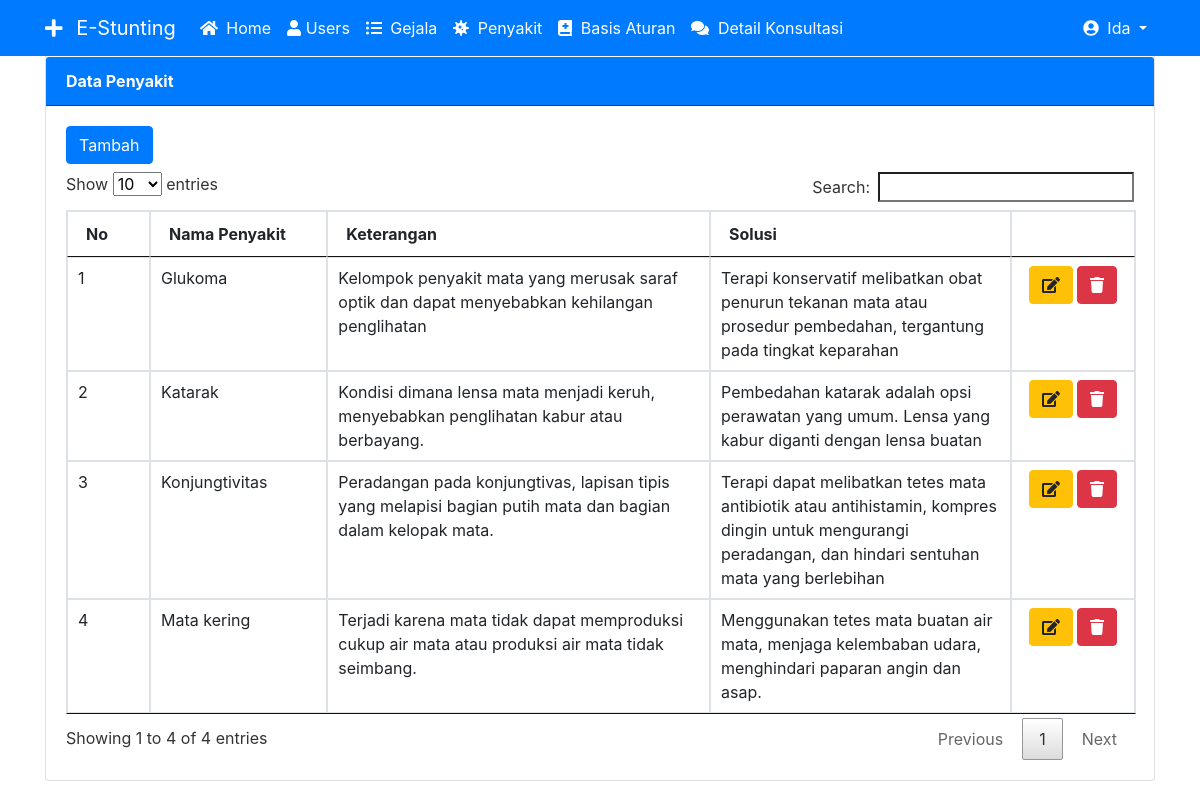
Page /index.php?page=penyakit (signed in) on the committed database.
### tables this page shows
CREATE TABLE `penyakit` (
  `idpenyakit` int(11) NOT NULL,
  `nmpenyakit` varchar(50) NOT NULL,
  `keterangan` text NOT NULL,
  `solusi` text NOT NULL
);

### penyakit/tampil_penyakit.php (the view, shortened to what this page needs)
<!DOCTYPE html>
<html lang="en">
<head>
</head>
<body>
    <div class="card">
        <div class="card-header bg-primary text-white border-dark mt-5"><strong>Data Penyakit</strong></div>
        <div class="card-body">
            <a class="btn btn-primary mb-2" href="?page=penyakit&action=tambah">Tambah</a>
            <table class="table table-bordered" id="myTable">
                <thead>
                    <tr>
                        <th width="50px">No</th>
                        <th width="150px">Nama Penyakit</th>
                        <th width="400px">Keterangan</th>
                        <th width="300px">Solusi</th>
                        <th width="100px"></th>
                    </tr>
                </thead>
                <tbody>
                    <?php
                    $no = 1;
                    $sql = "SELECT*FROM penyakit ORDER BY nmpenyakit ASC";
                    $result = $conn->query($sql);
                    while ($row = $result->fetch_assoc()) {
                    ?>
                        <tr>
                            <td><?php echo $no++; ?></td>
                            <td><?php echo $row['nmpenyakit']; ?></td>
                            <td><?php echo $row['keterangan']; ?></td>
                            <td><?php echo $row['solusi']; ?></td>
                            <td align="center">
                                <a class="btn btn-warning" href="?page=penyakit&action=update&id=<?php echo $row['idpenyakit']; ?>">
                                    <i class="fas fa-edit"></i>
                                </a>
                                <a onclick="return confirm('Yakin menghapus data ini ?')" class="btn btn-danger" href="?page=penyakit&action=hapus&id=<?php echo $row['idpenyakit']; ?>">
                                    <i class="fas fa-trash"></i>
                                </a>
                            </td>
                        </tr>
                    <?php
                    }
                    ?>
                </tbody>
            </table>
        </div>
    </div>
</body>
</html>

### assets/css/all.css (style rules this page uses)
.fa-edit:before { content:"\f044" }
.fa-trash:before { content:"\f1f8" }

### rows in the picture
penyakit: nmpenyakit "Glukoma", keterangan "Kelompok penyakit mata yang merusak saraf optik dan dapat menyebabkan kehilangan penglihatan", solusi "Terapi konservatif melibatkan obat penurun tekanan mata atau prosedur pembedahan, tergantung pada tingkat keparahan"
penyakit: nmpenyakit "Katarak", keterangan "Kondisi dimana lensa mata menjadi keruh, menyebabkan penglihatan kabur atau berbayang.", solusi "Pembedahan katarak adalah opsi perawatan yang umum. Lensa yang kabur diganti dengan lensa buatan"
penyakit: nmpenyakit "Konjungtivitas", keterangan "Peradangan pada konjungtivas, lapisan tipis yang melapisi bagian putih mata dan bagian dalam kelopak mata.", solusi "Terapi dapat melibatkan tetes mata antibiotik atau antihistamin, kompres dingin untuk mengurangi peradangan, dan hindari sentuhan mata yang berlebihan"
penyakit: nmpenyakit "Mata kering", keterangan "Terjadi karena mata tidak dapat memproduksi cukup air mata atau produksi air mata tidak seimbang.", solusi "Menggunakan tetes mata buatan air mata, menjaga kelembaban udara, menghindari paparan angin dan asap."

### other values in the picture
$_SESSION['username'] "Ida"
